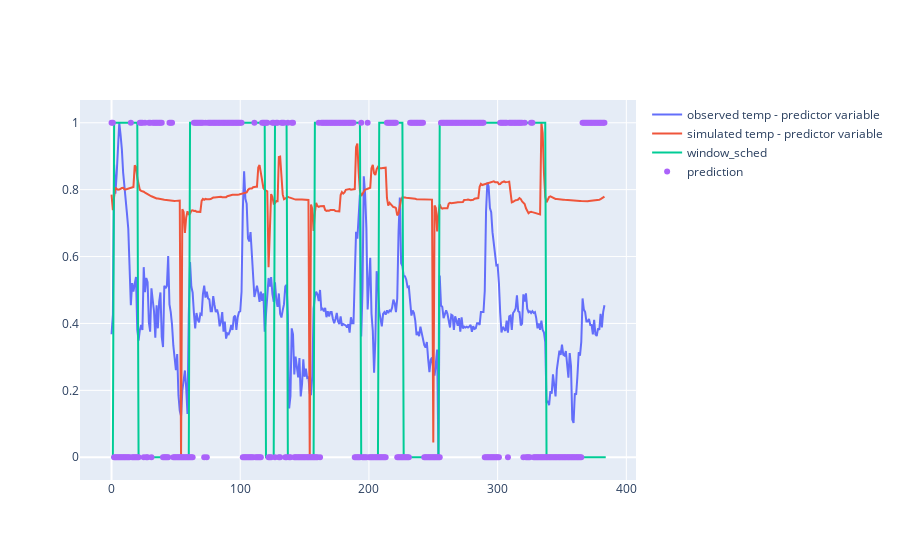

The code cell stored with this chart in its notebook:
### Code cell
fig = make_subplots(rows=1, cols=1, shared_xaxes=True)

fig.add_trace(go.Scatter(
    y=x2[:,0], 

    name="observed temp - predictor variable"
), row = 1, col = 1)

fig.add_trace(go.Scatter(
    y=x2[:,1], 
    name="simulated temp - predictor variable"
), row = 1, col = 1)

fig.add_trace(go.Scatter(
    y=window_sched, 
    mode='lines',
    name="window_sched",
), row = 1, col = 1)


fig.add_trace(go.Scatter(
    y=choices2, 
    mode='markers',
    name="prediction",
), row = 1, col = 1)

### Figure 1 — Plotly figure (JSON) as saved in the notebook; plotly's stock layout.template omitted (floating-point values rounded to 4 significant figures; data arrays with more than 128 entries replaced by an {"elided": "..."} marker saying what was removed)
{"data": [{"name": "observed temp - predictor variable", "type": "scatter", "xaxis": "x", "y": {"elided": "384 float values"}, "yaxis": "y"}, {"name": "simulated temp - predictor variable", "type": "scatter", "xaxis": "x", "y": {"elided": "384 float values"}, "yaxis": "y"}, {"mode": "lines", "name": "window_sched", "type": "scatter", "xaxis": "x", "y": {"elided": "385 int values"}, "yaxis": "y"}, {"mode": "markers", "name": "prediction", "type": "scatter", "xaxis": "x", "y": {"elided": "384 int values"}, "yaxis": "y"}], "layout": {"xaxis": {"anchor": "y", "domain": [0, 1]}, "yaxis": {"anchor": "x", "domain": [0, 1]}}}
